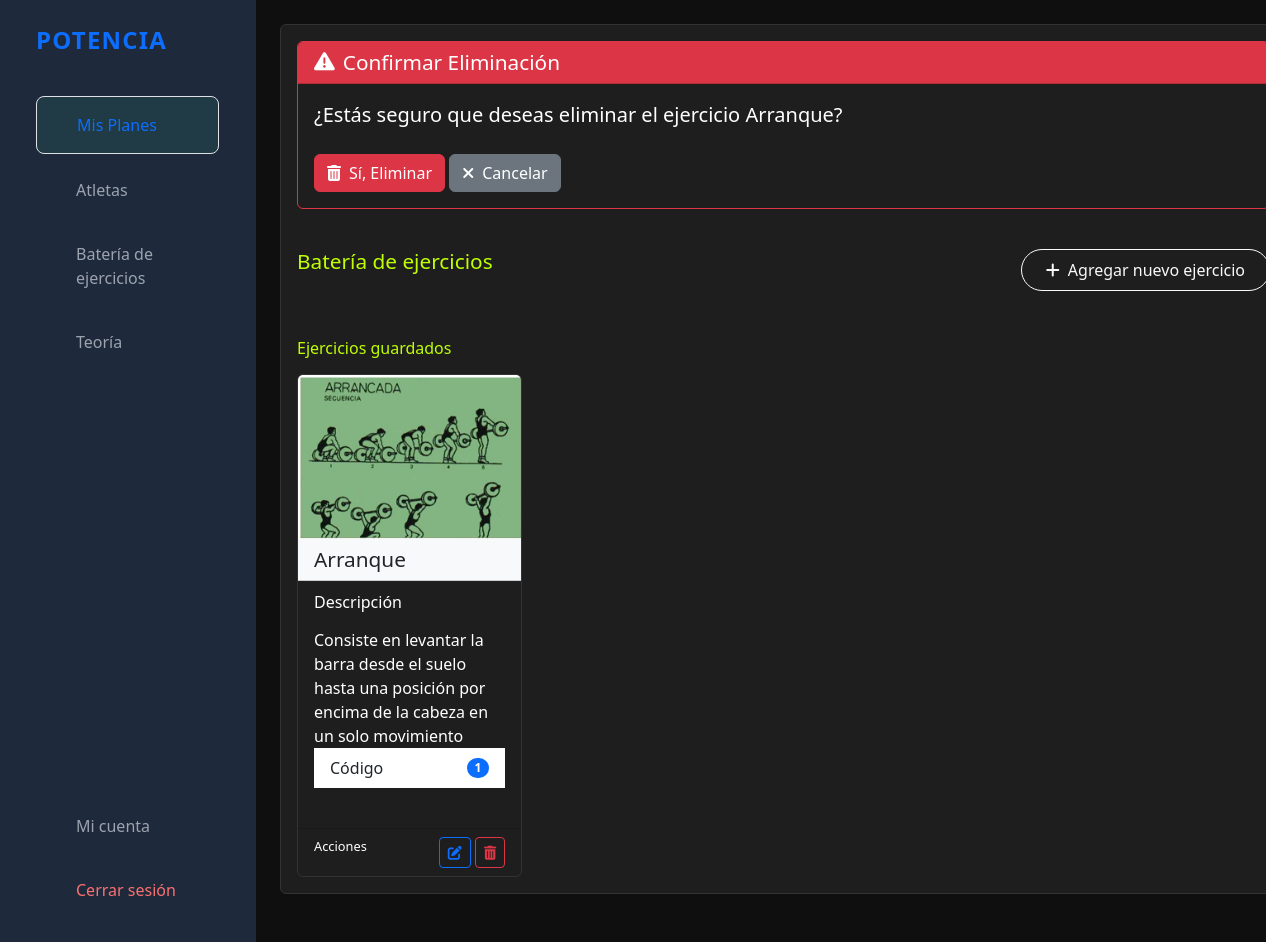
The app's page /ejercicios/eliminar/1/ (signed in) with its own data.
### potencia/models.py (models this page shows, shortened)
class Ejercicios(models.Model):
    id = models.AutoField(primary_key=True)
    nombre = models.CharField(max_length=100)
    codigo = models.CharField(max_length=3)
    img = models.ImageField(upload_to='img/', verbose_name="Imagen", null=True)
    descripcion = models.TextField(verbose_name="Descripción", null=True)

### potencia/views.py (the view)
# urls.py: path('ejercicios/eliminar/<int:pk>/', views.eliminar_ejercicio, name='eliminar_ejercicio'),
@login_required
def eliminar_ejercicio(request, pk):
    ejercicio = get_object_or_404(Ejercicios, pk=pk)
    if request.method == 'POST':
        ejercicio.delete()
        messages.success(request, f'Ejercicio {ejercicio.nombre} eliminado correctamente')
        return redirect('ejercicios')
    return render(request, 'banco_ejercicios.html', {
        'ejercicios': Ejercicios.objects.all(),
        'confirmar_eliminar': True,
        'ejercicio_a_eliminar': ejercicio
    })

### potencia/templates/banco_ejercicios.html (shortened to what this page needs)
{% extends "base.html" %}
{% block contenido %}
<div class="card">
    <div class="card-body">
        {% if confirmar_eliminar %}
        <div class="card mb-4 border-danger">
            <div class="card-header bg-danger text-white">
                <h4 class="card-title mb-0">
                    <i class="fas fa-exclamation-triangle me-2"></i>Confirmar Eliminación
                </h4>
            </div>
            <div class="card-body">
                <p class="lead label-color-w">¿Estás seguro que deseas eliminar el ejercicio <strong>{{ ejercicio_a_eliminar.nombre }}</strong>?</p>
                <form method="post" action="{% url 'eliminar_ejercicio' ejercicio_a_eliminar.id %}">
                    <div class="mt-4">
                        <button type="submit" class="btn btn-danger">
                            <i class="fas fa-trash-alt me-2"></i>Sí, Eliminar
                        </button>
                        <a href="{% url 'ejercicios' %}" class="btn btn-secondary">
                            <i class="fas fa-times me-2"></i>Cancelar
                        </a>
                    </div>
                </form>
            </div>
        </div>
        {% endif %}
        <div class="d-flex justify-content-between align-items-center mb-4">
            <h4 class="card-title mb-0 label-color-fff">Batería de ejercicios</h4>
            <div class="mt-3">
                <button type="button" class="btn btn-outline-light rounded-pill px-4 py-2" data-bs-toggle="modal"
                    data-bs-target="#ejerciciosModal">
                    <i class="fas fa-plus me-2"></i>Agregar nuevo ejercicio
                </button>
            </div>
        </div>
        <h5 class="mt-5 mb-3 label-color-fff">Ejercicios guardados</h5>
        <div class="row row-cols-1 row-cols-md-2 row-cols-lg-3 row-cols-xl-4 g-4">
            {% for ejercicio in ejercicios %}
            <div class="col">
                <div class="card h-100">
                    <img src="{{ ejercicio.img.url }}" class="card-img-top">
                    <div class="card-header bg-light">
                        <h5 class="card-title mb-0">{{ ejercicio.nombre }}</h5>
                    </div>
                    <div class="card-body">
                        <h6 class="card-subtitle mb-3 label-color-w">Descripción</h6>
                        <ul class="list-group list-group-flush">
                            <p class="card-text label-color-w">{{ ejercicio.descripcion }}</p>
                            <li class="list-group-item d-flex justify-content-between align-items-center">
                                Código
                                <span class="badge bg-primary rounded-pill">{{ ejercicio.codigo }}</span>
                            </li>
                        </ul>
                    </div>
                    <div class="card-footer bg-transparent">
                        <div class="d-flex justify-content-between">
                            <small class="label-color-w">
                                <p>Acciones</p>
                            </small>
                            <div>
                                <a href="{% url 'editar_ejercicio' ejercicio.id %}" class="btn btn-sm btn-outline-primary">
                                    <i class="fas fa-edit"></i>
                                </a>
                                <a href="{% url 'eliminar_ejercicio' ejercicio.id %}" class="btn btn-sm btn-outline-danger">
                                    <i class="fas fa-trash-alt"></i>
                                </a>
                            </div>
                        </div>
                    </div>
                </div>
            </div>
            {% endfor %}
        </div>
    </div>
</div>
{% endblock %}

### potencia/static/css/style_home.css (style rules this page uses)
body { background-color: #000208d5; }
.card { background-color: #1e1e1e; border: 1px solid #333; }
.label-color-fff { color: #bfff00; }
.label-color-w { color: #fff; }

### potencia/static/css/style_teoria.css (style rules this page uses)
body { background-color: #0f0f0f; color: #fff; }
.card-title { font-size: 1.3rem; margin-bottom: 0.75rem; display: flex; align-items: center; }

### potencia/templates/base.html (style rules this page uses)
.card { margin-bottom: 1.5rem; }

### records on screen
Ejercicios: nombre "Arranque", img (picture), descripcion "Consiste en levantar la barra desde el suelo hasta una posición por encima de la cabeza en un solo movimiento", codigo "1"
